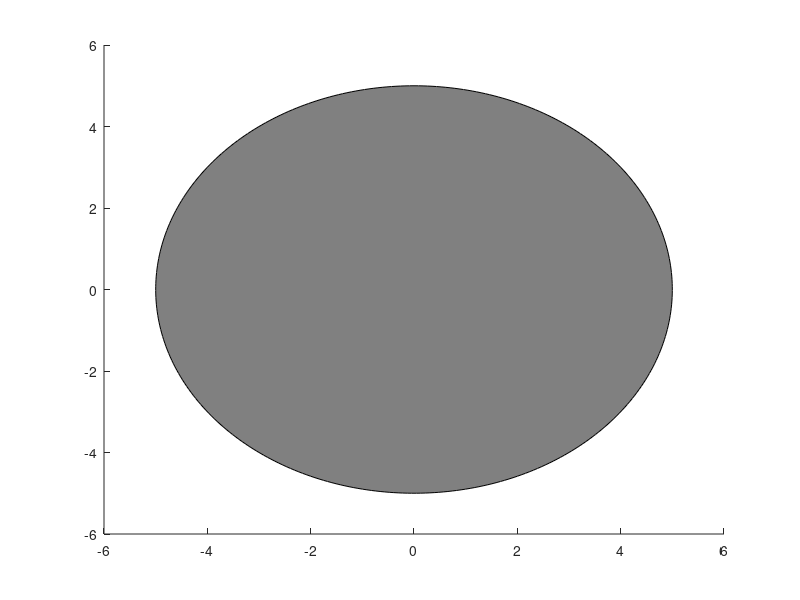

MATLAB code for this plot: (Note: this script raises an error after producing the figure.)
clear
clc 
close all

% main script

% automatize standard & control
% make it flexible for different samples
% density control
% improve all controls together
% varying sizes in all
% control stimuli: area control, density control
% what is lowcut & highcut in lenas script?
% one for loop with switch case of stim type, otherwise = Error
% maybe add flexibility of original project: ranges


% Pre definition
% path to save stimuli pattern
stim_path = 'D:\MasterThesis\analysis\Stimuli_creation\';

% demanding specification of stimulus type to generate (case-insensitive)
prompt = 'Create set of Standard (s) or Control (c) stimuli?';
stim_type = input(prompt, "s");

% numerosities of interest
numbers = 1:10;

% figure specifications
set(0, 'defaultfigurecolor', [0 0 0])

% background circle specifications
rad_back = [5, 5];  % radius for x-axis (1. dim) and y-axis (2. dim) in []
back_circ_c = [.5, .5, .5];     % grey colour
angle_steps = 360;  % fine tuning of background circle
% background circle generation
angles = 0 : (2 * pi)/(angle_steps - 1) : 2*pi; % all angle values for full circle
x = sin(angles);    % x values for unit circle
y = cos(angles);    % y values for unit circle

% dot specifications
rad_dot = .4;   % radius in []
min_dist = .5;  % minimal intra-dot distance in []



% Pre allocation


% generate fixation stimulus (b_grey)
b_grey = figure();
hold on

backcircle = fill(x * rad_back(1), y * rad_back(2), back_circ_c);
backcircle.EdgeColor = back_circ_c;

axis off  

saveas(b_grey, strcat(stim_path, 'B_grey.bmp'), 'bmp')  % save the figure
close

% iterate over amount of desired stimuli


    % set random dot positions


    % set random dot sizes


    % validation 1: dot inside background


    % validation 2: intra-dot distances 


    % control: constant cumulative density and area


    % save the shit 


